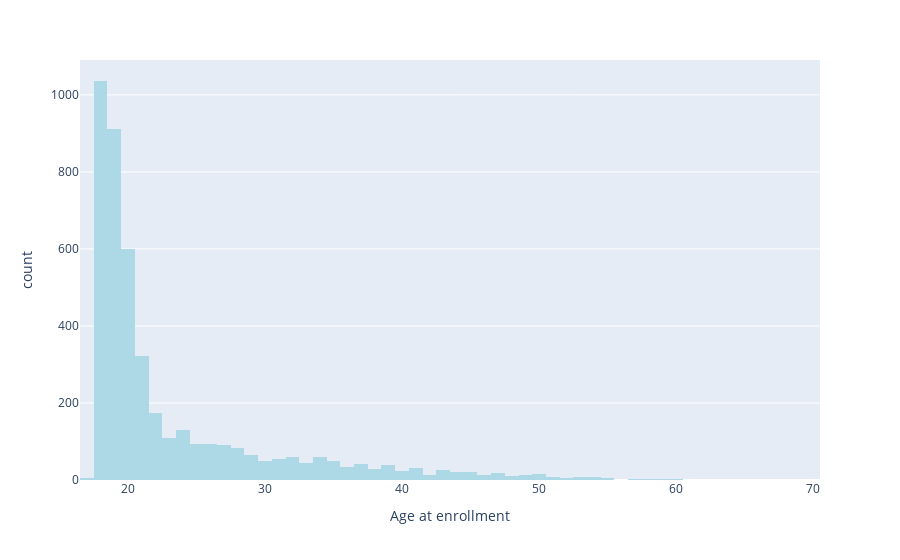

This figure's notebook cell:
### Code cell
px.histogram(new_data['Age at enrollment'], x='Age at enrollment',color_discrete_sequence=['lightblue'])

### Figure 1 — Plotly figure (JSON) as saved in the notebook; plotly's stock layout.template omitted (floating-point values rounded to 4 significant figures; data arrays with more than 128 entries replaced by an {"elided": "..."} marker saying what was removed)
{"data": [{"alignmentgroup": "True", "bingroup": "x", "hovertemplate": "Age at enrollment=%{x}<br>count=%{y}<extra></extra>", "legendgroup": "", "marker": {"color": "lightblue", "pattern": {"shape": ""}}, "name": "", "offsetgroup": "", "orientation": "v", "showlegend": false, "type": "histogram", "x": {"elided": "4424 int values"}, "xaxis": "x", "yaxis": "y"}], "layout": {"barmode": "relative", "legend": {"tracegroupgap": 0}, "margin": {"t": 60}, "xaxis": {"anchor": "y", "domain": [0, 1], "title": {"text": "Age at enrollment"}}, "yaxis": {"anchor": "x", "domain": [0, 1], "title": {"text": "count"}}}}
